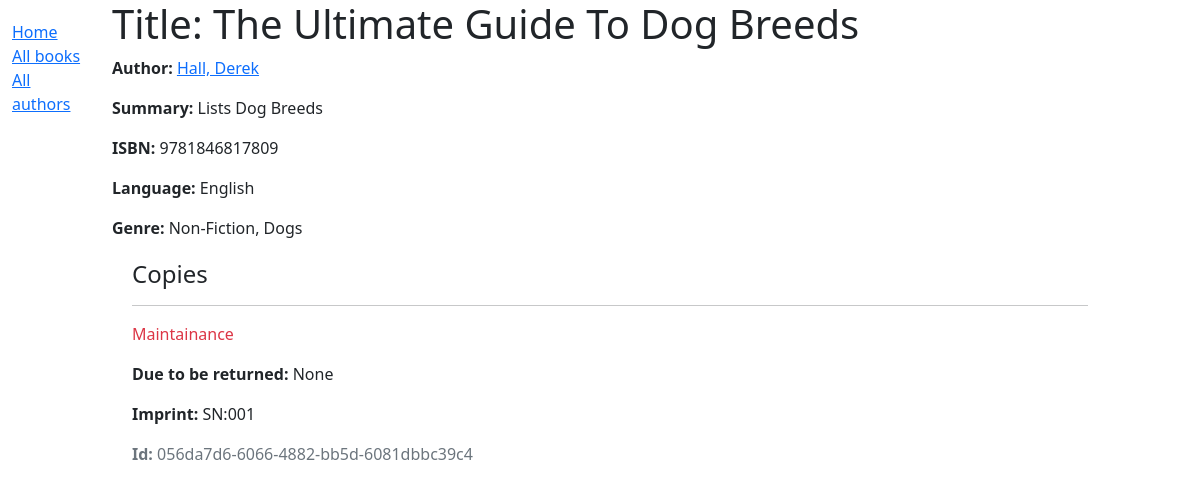
The app's page /ERP/book/2 with its own data.
### ERP/models.py (models this page shows, shortened)
class Book(models.Model):
    title = models.CharField(max_length=200, help_text="enter the Books Title")
    author = models.ForeignKey("Author", on_delete=models.SET_NULL, null = True)
    summary = models.TextField(max_length=1000, help_text="Enter a brief description")
    isbn = models.CharField("ISBN", max_length=13, unique=True, help_text="13 char ISBN num")
    genre = models.ManyToManyField(Genre, help_text="select a genre for this book")
    language = models.ForeignKey('Language', on_delete=models.SET_NULL, null=True)
    class Meta:
        ordering = ["title", "author"]
    def display_genre(self):
        """Creates a string for the Genre. This is required to display the Genre in the Admin Terminal."""
        return ', '.join([genre.name for genre in self.genre.all()[:3]])
    display_genre.short_description = "Genre"

class Author(models.Model):
    first_name = models.CharField(max_length=100)
    last_name = models.CharField(max_length=100)
    date_of_birth = models.DateField(null = True, blank = True)
    date_of_death = models.DateField('Died', null=True, blank = True)
    class Meta:
        ordering = ['last_name', 'first_name']
    def get_absolute_url(self):
        return reverse('author-detail', args=[str(self.id)])
    def __str__(self):
        return f'{self.last_name}, {self.first_name}'

class Language(models.Model):
    name = models.CharField(max_length=200, help_text="Enter the book's Language")
    def __str__(self):
        return self.name

class Genre(models.Model):
    name = models.CharField(max_length=200, help_text="Enter a book Genre (e.g. Thriller)")
    def __str__(self):
        return self.name

class BookInstance(models.Model):
    id = models.UUIDField(primary_key=True, default=uuid.uuid4, help_text= "Unique ID for this particulat book")
    book = models.ForeignKey('Book', on_delete=models.RESTRICT, null=True)
    imprint = models.CharField(max_length=200)
    due_back = models.DateField(null=True, blank=True)
    LOAN_STATUS=(
        ('m', 'Maintainance'),
        ('o', 'On loan'),
        ('a', 'Available'),
        ('r', 'Reserved'),
    )
    status = models.CharField(
        max_length=1,
        choices= LOAN_STATUS,
        blank=True,
        default='m',
        help_text='Book availability'
    )
    class Meta:
        ordering = ['due_back']

### ERP/views.py (the view)
# urls.py: path('book/<int:pk>', views.BookDetailView.as_view(), name='book-detail'),
class BookDetailView(generic.DetailView):
    model = Book

### ERP/templates/ERP/book_detail.html
{% extends "base_generic.html" %}
{% block content %}
  <h1>Title: {{ book.title }}</h1>
  <p><strong>Author:</strong> <a href="{{ book.author.get_absolute_url }}">{{ book.author }}</a></p>
  <p><strong>Summary:</strong> {{ book.summary }}</p>
  <p><strong>ISBN:</strong> {{ book.isbn }}</p>
  <p><strong>Language:</strong> {{ book.language }}</p>
  <p><strong>Genre:</strong> {{ book.genre.all|join:", " }}</p>
  <div style="margin-left:20px;margin-top:20px">
    <h4>Copies</h4>
    {% for copy in book.bookinstance_set.all %}
      <hr />
      <p
        class="{% if copy.status == 'a' %}text-success{% elif copy.status == 'm' %}text-danger{% else %}text-warning{% endif %}">
        {{ copy.get_status_display }}
      </p>
      {% if copy.status != 'a' %}
        <p><strong>Due to be returned:</strong> {{ copy.due_back }}</p>
      {% endif %}
      <p><strong>Imprint:</strong> {{ copy.imprint }}</p>
      <p class="text-muted"><strong>Id:</strong> {{ copy.id }}</p>
    {% endfor %}
  </div>
{% endblock %}

### records on screen
Book: author "Hall, Derek", summary "Lists Dog Breeds", isbn "9781846817809", language "English", genre.all "Non-Fiction, Dogs"
BookInstance: status "Maintainance", due_back "None", imprint "SN:001", id "056da7d6-6066-4882-bb5d-6081dbbc39c4"
